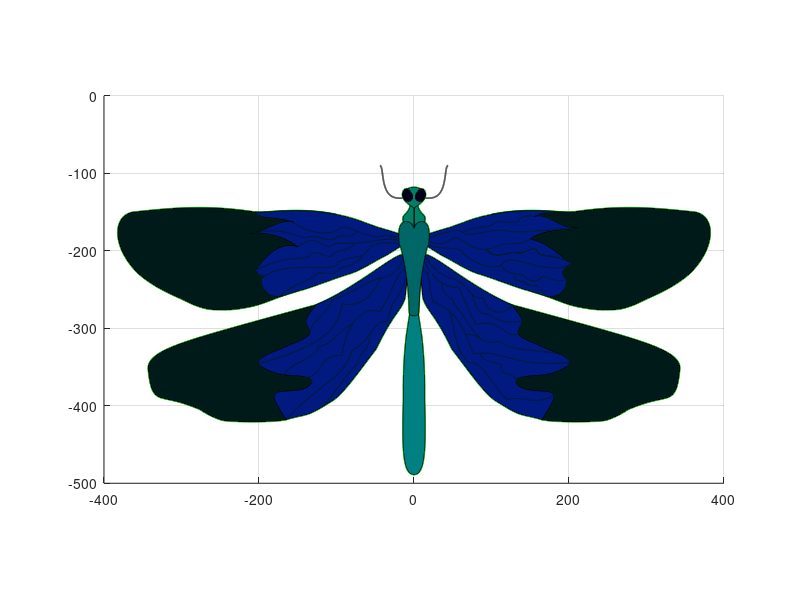

Recreate this plot in MATLAB.
    function desen() 
    hold on
    axis([-400 400 -500 0])
    axis equal
    grid on
    t = 0:0.001:1;

%==========================================================================
%========================= Coordonate Colorare ============================
%==========================================================================

                              spate = [;];
                              cap = [;];
                              ochi1 = [;];
                              ochi2 = [;];
                              arip1 = [;];
                              arip11 = [;];
                              arip1s = [;];
                              arip11s = [;];
                              gatd = [;];
                              gats = [;];
                              arip2 = [;];
                              arip22 = [;];
                              coada = [;];

%==========================================================================
%================== Curbe de tip G0 si G1 + Bezier Grad 3 =================
%==========================================================================

B0=(1-t).^3;
B1=3.*(1-t).^2.*t;
B2=3.*(1-t).*t.^2;
B3=t.^3;
B=[B0;B1;B2;B3];

%==========================================================================
%=========================== Curba de tip G1 ==============================
%==========================================================================

    function bazele(puncte)
        i=1;
        nr=1;
        while nr<=3
            hold on;
            x=puncte(:,i:i+3)*B;
            plot(x(1,:),x(2,:),'Color',[0,0.1,0.1]);
            nr=nr+1;
            i=i+3;
        end     
    end

%==========================================================================
%=========================== Curba de tip G0 ==============================
%==========================================================================

    function bazele2(puncte)
        n=length(puncte);
        np=(n-1)/3;
        i=1;
        nr=1;
        while nr<=np
            %plot(puncte(1,i:i+3), puncte(2,i:i+3),'kx-');
            f=puncte(:, i: i +3)*B; 
            plot(f(1, :), f(2, :), 'Color',[0,0.1,0.1] );
            nr=nr+1;
            i=i+3;
        end
    end

%==========================================================================
%======================= Curba Bezier - Gradul 3 ==========================
%==========================================================================

    function bezier3(vector)
        f = vector * B;  
        plot(f(1, :), f(2, :), 'g', 'LineWidth', 1.2) 
    end

%==========================================================================
%======================= Curba Bezier - Gradul 4 ==========================
%==========================================================================

B04 = power((1 - t), 4);
B14 = 4.*t.* power((1 - t), 3);
B24 = 6 .* power(t, 2) .* power((1 - t), 2);
B34 = 4 .* power(t, 3) .* ( 1 - t);
B44 = power(t, 4);
BG4 = [B04; B14; B24; B34; B44];

    function bezier4(vector)
        f = vector * BG4;  
        plot(f(1, :), f(2, :), 'g', 'LineWidth', 1.2)
    end

%==========================================================================
%======================= Curba Bezier - Gradul 5 ==========================
%==========================================================================

B05 = power(1 - t, 5);
B15 = 5.*t.* power((1 - t), 4);
B25 = 10.*power(t, 2) .* power(1 - t, 3);
B35 = 10.*power(t, 3) .* power(1 - t, 2);
B45 = 5 .* (1 - t) .* power(t, 4);
B55 = power(t, 5);
BG5 = [B05; B15; B25; B35; B45; B55];

    function bezier5(vector)
        f = vector * BG5;  
        plot(f(1, :), f(2, :), 'g', 'LineWidth', 1.2)
    end

%==========================================================================
%========================== Parte Gat Dreapta =============================
%==========================================================================

gatd = [0;-141.434];

b = [ 5   8   16   14 ; -141.434  -155  -151  -162] ;
bezier3(b)
gatd = [gatd, [f(1,:);f(2,:)]];

b = [ 14   8   25   0 ; -162  -199  -199  -181] ;
bezier3(b)
gatd = [gatd, [f(1,:);f(2,:)]];


%==========================================================================
%============================ Aripa 1 Dreapta =============================
%==========================================================================

b = [ 101   150   192   205 ; -153  -143  -152  -150] ;
bezier3(b)
arip1 = [arip1,[ f(1,:); f(2,:)]];

b = [ 205   265   305   361 ; -150  -141  -144  -150] ;
bezier3(b)
arip1 = [arip1,[ f(1,:); f(2,:)]];

b = [ 361   388   391   360 ; -150  -153  -191  -225] ;
bezier3(b)
arip1 = [arip1,[ f(1,:); f(2,:)]];

b = [ 360  350   330   307 ; -225  -236  -249  -259] ;
bezier3(b)
arip1 = [arip1,[ f(1,:); f(2,:)]];

b = [ 307   293   276   256 ; -259  -265  -276  -276] ;
bezier3(b)
arip1 = [arip1,[ f(1,:); f(2,:)]];

b = [ 256   237   236   210 ; -276  -276  -277  -272] ;
bezier3(b)
arip1 = [arip1,[ f(1,:); f(2,:)]];

b = [ 210   192   170   150 ; -272  -268  -257  -252] ;
bezier3(b)
arip1 = [arip1,[ f(1,:); f(2,:)]];


%==========================================================================
%====================== Model Aripa 1 Dreapta =============================
%==========================================================================

b = [ 0   10   8   46 ; -182  -182  -181  -170] ;
bezier3(b)
arip11 = [f(1,:); f(2,:)];

b = [ 46   72   76   101 ; -170  -161  -158  -153] ;
bezier3(b)
arip11 = [arip11,[ f(1,:); f(2,:)]];

b = [ 101   150   192   205 ; -153  -143  -152  -150] ;
bezier3(b)
arip11 = [arip11,[ f(1,:); f(2,:)]];

b = [ 205   200   179   155 ; -150  -155  -145  -156] ;
bezier3(b)
arip11 = [arip11,[ f(1,:); f(2,:)]];

b = [ 155   174   190   212 ; -156  -150  -174  -170] ;
bezier3(b)
arip11 = [arip11,[ f(1,:); f(2,:)]];

b = [ 212   199   170   150 ; -170  -175  -170  -185] ;
bezier3(b)
arip11 = [arip11,[ f(1,:); f(2,:)]];

b = [ 150   179   200   205 ; -185  -190  -220  -215] ;
bezier3(b)
arip11 = [arip11,[ f(1,:); f(2,:)]];

b = [ 205   200   184   196 ; -215  -220  -226  -235] ;
bezier3(b)
arip11 = [arip11,[ f(1,:); f(2,:)]];

b = [ 196   200   190   169 ; -235  -244  -264  -258] ;
bezier3(b)
arip11 = [arip11,[ f(1,:); f(2,:)]];

b = [ 169   169   169   150 ; -258  -258  -258  -252] ;
bezier3(b)
arip11 = [arip11,[ f(1,:); f(2,:)]];

b = [150 136 104 84 ; -252 -249 -236 -230 ] ;
bezier3(b)
arip11 = [arip11,[ f(1,:); f(2,:)]];

b = [ 84 70 52 38 ; -230 -226 -214 -207] ;
bezier3(b)
arip11 = [arip11,[ f(1,:); f(2,:)]];

b = [ 38 25 9 10 ; -207 -200 -187 -194] ;
bezier3(b)
arip11 = [arip11,[ f(1,:); f(2,:)]];

%==========================================================================
%============================ Aripa 2 Dreapta =============================
%==========================================================================

arip2 = [20;-210];

b = [ 165 181 205 243 250 ; -418 -421 -421 -421 -418] ;
bezier4(b)
arip2 = [arip2,[ f(1,:);f(2,:)]];

b = [ 250 259 279 268 283 ; -418 -415 -405 -408 -402] ;
bezier4(b)
arip2 = [arip2,[ f(1,:);f(2,:)]];

b = [ 283 314 330 339 343 ; -402 -390 -389 -397 -352] ;
bezier4(b)
arip2 = [arip2,[ f(1,:);f(2,:)]];

b = [ 343 344 287 220 127 ; -352 -326 -315 -295 -270] ;
bezier4(b)
arip2 = [arip2,[ f(1,:);f(2,:)]];

%==========================================================================
%====================== Model Aripa 2 Dreapta =============================
%==========================================================================

arip22 = [9;-235];

b = [ 11 14 28 43 49 ; -258 -277 -280 -316 -327] ;
bezier4(b)
arip22 = [arip22,[ f(1,:); f(2,:)]];

b = [ 49 60 79 93 106 ; -327 -341 -367 -386 -394] ;
bezier4(b)
arip22 = [arip22,[ f(1,:); f(2,:)]];

b = [ 106 132 134 150 165 ; -394 -410 -412 -413 -418] ;
bezier4(b)
arip22 = [arip22,[ f(1,:); f(2,:)]];

b = [ 165 189 194 141 132 ; -418 -380 -374 -390 -370] ;
bezier4(b)
arip22 = [arip22,[ f(1,:); f(2,:)]];

b = [ 132 128 145 166 196 ; -370 -365 -355 -369 -350] ;
bezier4(b)
arip22 = [arip22,[ f(1,:); f(2,:)]];

b = [ 196 208 199 175 160 ; -350 -345 -333 -330 -321] ;
bezier4(b)
arip22 = [arip22,[ f(1,:); f(2,:)]];

b = [ 160 100 165 134 127 ; -321 -300 -300 -284 -270] ;
bezier4(b)
arip22 = [arip22,[ f(1,:); f(2,:)]];

b = [ 127 103 54 16 10 ; -270 -260 -234 -194 -207] ;
bezier4(b)
arip22 = [arip22,[ f(1,:); f(2,:)]];

%==========================================================================
%============================= Coada Dreapta ==============================
%==========================================================================                             

coada = [5.5;-282];

b = [ 10 5 -1.6 -4 -10; -207 -231 -255 -270 -310] ;
bezier4(b)
coada = [coada,[f(1,:);f(2,:)]];

b = [ -10 -13 -15 -13 -14; -310 -335 -371 -386 -400] ;
bezier4(b)
coada = [coada,[ f(1,:);f(2,:)]];

b = [ -14 -15 -15 -10 0; -400 -440 -477 -488 -489] ;
bezier4(b)
coada = [coada,[ f(1,:);f(2,:)]];

%==========================================================================
%=========================== Parte Cap Dreapta ============================
%==========================================================================

b = [ 0 13 21 13 0; -145 -136 -130 -118 -118] ;
bezier4(b)
cap = [f(1,:);f(2,:)];

%==========================================================================
%============================ Antena Dreapta ==============================
%==========================================================================

b = [ 13.692 29 44 38 44; -132 -133 -132 -90 -90] ;
f = b * BG4;  
plot(f(1, :), f(2, :), 'k', 'LineWidth', 1.2)

%==========================================================================
%============================ Ochi Dreapta ================================
%==========================================================================

b = [ 8.44875 3 -4 3 10 13.15 ; -120.1 -123 -135 -137 -139 -133.1] ;
bezier5(b)
ochi1 = [f(1,:);f(2,:)];

b = [ 13.15 15 16.5 15 10 8.44875 ; -133.1 -130 -127 -120 -119 -120.1] ;
bezier5(b)
ochi1 = [ochi1,[f(1,:);f(2,:)]];

%==========================================================================
%===================== Spatele Libelula Dreapta ===========================
%==========================================================================

b = [ 0 4 22 19 22 17 ; -171 -155 -165 -160 -190 -196] ;
bezier5(b)
spate = [f(1,:);f(2,:)];

b = [ 17 15 5 4 11.5 0 ; -196 -205 -240 -285 -283 -284] ;
bezier5(b)
spate = [spate,[f(1,:);f(2,:)]];

%==========================================================================
%========================= Gat Partea Stanga ==============================
%==========================================================================

gats = [0;-141.434];

b = [ -5   -8   -16   -14 ; -141.434  -155  -151  -162] ;
bezier3(b)
gats = [gats,[ f(1,:); f(2,:)]];

b = [ -14   -8   -25   0 ; -162  -199  -199  -181] ;
bezier3(b)
gats = [gats,[ f(1,:); f(2,:)]];

%==========================================================================
%=========================== Aripa 1 Stanga ===============================
%==========================================================================

b = [ -101   -150   -192   -205 ; -153  -143  -152  -150] ;
bezier3(b)
arip11s = [arip11s,[ f(1,:); f(2,:)]];

b = [ -205   -265   -305   -361 ; -150  -141  -144  -150] ;
bezier3(b)
arip11s = [arip11s,[ f(1,:); f(2,:)]];

b = [ -361   -388   -391   -360 ; -150  -153  -191  -225] ;
bezier3(b)
arip11s = [arip11s,[ f(1,:); f(2,:)]];

b = [ -360  -350   -330   -307 ; -225  -236  -249  -259] ;
bezier3(b)
arip11s = [arip11s,[ f(1,:); f(2,:)]];

b = [ -307   -293   -276   -256 ; -259  -265  -276  -276] ;
bezier3(b)
arip11s = [arip11s,[ f(1,:); f(2,:)]];

b = [ -256   -237   -236   -210 ; -276  -276  -277  -272] ;
bezier3(b)
arip11s = [arip11s,[ f(1,:); f(2,:)]];

b = [ -210   -192   -170   -150 ; -272  -268  -257  -252] ;
bezier3(b)
arip11s = [arip11s,[ f(1,:); f(2,:)]];

%==========================================================================
%======================== Model Aripa 1 Stanga ============================
%==========================================================================

b = [ 0   -10  -8   -46 ; -182  -182  -181  -170] ;
bezier3(b)
arip1s = [f(1,:);f(2,:)];

b = [ -46  -72   -76   -101 ; -170  -161  -158  -153] ;
bezier3(b)
arip1s = [arip1s,[f(1,:);f(2,:)]];

b = [ -101   -150   -192   -205 ; -153  -143  -152  -150] ;
bezier3(b)
arip1s = [arip1s,[f(1,:);f(2,:)]];

b = [ -205   -200   -179   -155 ; -150  -160  -155  -163] ;
bezier3(b)
arip1s = [arip1s,[f(1,:);f(2,:)]];

b = [ -155   -174   -190   -212 ; -163  -159  -174  -178] ;
bezier3(b)
arip1s = [arip1s,[f(1,:);f(2,:)]];

b = [ -212   -199   -170   -150 ; -178  -175  -179  -195] ;
bezier3(b)
arip1s = [arip1s,[f(1,:);f(2,:)]];

b = [ -150   -179   -200   -205 ; -195  -185  -220  -225] ;
bezier3(b)
arip1s = [arip1s,[f(1,:);f(2,:)]];

b = [ -205   -196   -184   -196 ; -225  -240  -226  -235] ;
bezier3(b)
arip1s = [arip1s,[f(1,:);f(2,:)]];

b = [ -196   -200   -190   -169 ; -235  -244  -264  -258] ;
bezier3(b)
arip1s = [arip1s,[f(1,:);f(2,:)]];

b = [ -169   -169   -169   -150 ; -258  -258  -258  -252] ;
bezier3(b)
arip1s = [arip1s,[f(1,:);f(2,:)]];

b = [-150 -136 -104 -84 ; -252 -249 -236 -230 ] ;
bezier3(b)
arip1s = [arip1s,[f(1,:);f(2,:)]];

b = [ -84 -70 -52 -38 ; -230 -226 -214 -207] ;
bezier3(b)
arip1s = [arip1s,[f(1,:);f(2,:)]];

b = [ -38 -25 -9 -10 ; -207 -200 -187 -194] ;
bezier3(b)
arip1s = [arip1s,[f(1,:);f(2,:)]];

%==========================================================================
%=========================== Aripa 2 Stanga ===============================
%==========================================================================

arip2 = [arip2, [0;-228]];

b = [ -165 -181 -205 -243 -250 ; -418 -421 -421 -421 -418] ;
bezier4(b)
arip2 = [arip2, [f(1,:); f(2,:)]];

b = [ -250 -259 -279 -268 -283 ; -418 -415 -405 -408 -402] ;
bezier4(b)
arip2 = [arip2, [f(1,:); f(2,:)]];

b = [ -283 -314 -330 -339 -343 ; -402 -390 -389 -397 -352] ;
bezier4(b)
arip2 = [arip2, [f(1,:); f(2,:)]];

b = [ -343 -344 -287 -220 -127 ; -352 -326 -315 -295 -270] ;
bezier4(b)
arip2 = [arip2, [f(1,:); f(2,:)]];

%==========================================================================
%======================= Model Aripa 2 Stanga =============================
%==========================================================================

arip22 = [arip22, [-9;-236]];

b = [ -11 -14 -28 -43 -49 ; -258 -277 -280 -316 -327] ;
bezier4(b)
arip22 = [arip22, [f(1,:);f(2,:)]];

b = [ -49 -60 -79 -93 -106 ; -327 -341 -367 -386 -394] ;
bezier4(b)
arip22 = [arip22, [f(1,:);f(2,:)]];

b = [ -106 -132 -134 -150 -165 ; -394 -410 -412 -413 -418] ;
bezier4(b)
arip22 = [arip22, [f(1,:);f(2,:)]];

b = [ -165 -189 -194 -141 -132 ; -418 -380 -374 -390 -370] ;
bezier4(b)
arip22 = [arip22, [f(1,:);f(2,:)]];

b = [ -132 -128 -145 -166 -196 ; -370 -365 -355 -369 -350] ;
bezier4(b)
arip22 = [arip22, [f(1,:);f(2,:)]];

b = [ -196 -208 -199 -175 -160 ; -350 -345 -333 -330 -321] ;
bezier4(b)
arip22 = [arip22, [f(1,:);f(2,:)]];

b = [ -160 -100 -165 -134 -127 ; -321 -300 -300 -284 -270] ;
bezier4(b)
arip22 = [arip22, [f(1,:);f(2,:)]];

b = [ -127 -103 -54 -16 -10 ; -270 -260 -234 -194 -207] ;
bezier4(b)
arip22 = [arip22, [f(1,:);f(2,:)]];

%==========================================================================
%============================ Coada Stanga ================================
%==========================================================================

b = [ 0 10 15 15 14; -489 -488 -477 -440 -400] ;
bezier4(b)
coada = [coada, [f(1,:); f(2,:)]];

b = [ 14 13 15 13 10; -400 -386 -371 -335 -310] ;
bezier4(b)
coada = [coada, [f(1,:); f(2,:)]];

b = [ 10 4 1.6 -5 -10; -310 -270 -255 -231 -207] ;
bezier4(b)
coada = [coada, [f(1,:); f(2,:)]];

%==========================================================================
%========================= Partea Cap Stanga ==============================
%==========================================================================

b = [ 0 -13 -21 -13 0; -118 -118 -130 -136 -145] ;
bezier4(b)
cap = [cap,[f(1,:);f(2,:)]];

%==========================================================================
%============================ Antena Stanga ===============================
%==========================================================================

b = [ -13.692 -29 -44 -38 -44; -132 -133 -132 -90 -90] ;
f = b * BG4;  
plot(f(1, :), f(2, :), 'k', 'LineWidth', 1.2)

%==========================================================================
%============================= Ochi Stanga ================================
%==========================================================================

b = [ -8.44875 -3 4 -3 -10 -13.15 ; -120.1 -123 -135 -137 -139 -133.1] ;
bezier5(b)
ochi2 = [f(1,:);f(2,:)];

b = [ -13.15 -15 -16.5 -15 -10 -8.44875 ; -133.1 -130 -127 -120 -119 -120.1] ;
bezier5(b)
ochi2 = [ochi2,[f(1,:);f(2,:)]];

%==========================================================================
%====================== Spatele Libelula Stanga ===========================
%==========================================================================

b = [ 0 -11.5 -4 -5 -15 -17 ; -284 -283 -285 -240 -205 -196] ;
bezier5(b)
spate = [spate, [f(1,:);f(2,:)]];

b = [ -17 -22 -19 -22 -4 0 ; -196 -190 -160 -165 -155 -171] ;
bezier5(b)
spate = [spate, [f(1,:);f(2,:)]];

%==========================================================================
%========================= Colorare Aripa 1 Dreapta =======================
%==========================================================================
            fill(arip1(1,:), arip1(2,:), [0,0.1,0.1]);
            fill(arip11(1,:), arip11(2,:), [0,0.1,0.5]);

%==========================================================================
%========================= Colorare Aripa 1 Stanga ========================
%==========================================================================
            fill(arip11s(1,:), arip11s(2,:), [0,0.1,0.1]);
            fill(arip1s(1,:), arip1s(2,:), [0,0.1,0.5]);

%==========================================================================
%=========================== Colorare Aripi Jos ===========================
%==========================================================================
            fill(arip2(1,:), arip2(2,:), [0,0.1,0.1]);
            fill(arip22(1,:), arip22(2,:), [0,0.1,0.5]);

%==========================================================================
%============================== Colorare Gat ==============================
%==========================================================================
            fill(gatd(1,:),gatd(2,:),[0,0.5,0.4]);
            fill(gats(1,:), gats(2,:), [0,0.5,0.4]);

%==========================================================================
%============================= Colorare Coada =============================
%==========================================================================
            fill(coada(1,:),coada(2,:),[0,0.5,0.5]);

%==========================================================================
%============================= Colorare Spate =============================
%==========================================================================
            fill(spate(1,:), spate(2,:), [0,0.4,0.4]);

%==========================================================================
%============================== Colorare Cap ==============================
%==========================================================================
            fill(cap(1,:), cap(2,:), [0,0.5,0.4]);

%==========================================================================
%============================= Colorare Ochi ==============================
%==========================================================================
            fill(ochi1(1,:), ochi1(2,:), [0,0,0.1]);
            fill(ochi2(1,:), ochi2(2,:), [0,0,0.1]);      
            
%==========================================================================
%====================== Nervuri Aripa 1 Dreapta (G1) ======================
%==========================================================================

    punct = [19.65   31.8471   56.8153   63.6943   70.5732  101.6561  118.4713  135.2866  190.2166  211.4;
        -183.7 -178.5987 -169.4268 -176.8153 -184.2038 -169.9363 -174.2675 -178.5987 -170.7643 -170.2];
    bazele(punct)

    punct = [19.33   43.0658   48.1624   58.3555   68.5486   83.8382  103.7147  123.5913  132.2554  150.0933;
        -187.8 -197.9614 -178.0848 -184.4555 -190.8262 -204.0772 -195.1583 -186.2393 -196.4324 -184.7104];
    bazele(punct)

    punct = [18.55   36.4331   56.3057   62.9299   69.5541  103.6943  115.6688  127.6433  173.5032  204.5860;
        -192.3 -201.0191 -192.3567 -202.2930 -212.2293 -229.5541 -215.5414 -201.5287 -235.6688 -215.7962];
    bazele(punct)
    
    punct = [63.4395   73.6306   94.5223  102.4204  110.3185  131.7197  135.7962  139.8726  155.6688  155.1;
        -176.5605 -166.8790 -172.4841 -165.0955 -157.7070 -168.4076 -160.2548 -152.1019 -155.6688 -156];
    bazele(punct)
    
    punct = [113  118.0452  136.7331  144.5197  152.3064  162.2732  165.0764  167.8796  184.6987  197.7803;
        -217.9 -233.9102 -225.8121 -234.5331 -243.2541 -237.0248 -233.5987 -230.1726 -244.5000 -235.7790];
    bazele(punct)
    
    punct = [93.5032  103.6943  127.1338  133.2484  139.3631  154.6497  158.7261  162.8025  177.5796  203.5669;
        -197.9618 -213.7580 -198.9809 -202.5478 -206.1146 -191.3376 -200.5096 -209.6815 -202.5478 -215.7962];
    bazele(punct)
    
    punct = [93.5032  103.6943  127.1338  133.2484  139.3631  154.6497  158.7261  162.8025  177.5796  203.5669;
        -197.9618 -213.7580 -198.9809 -202.5478 -206.1146 -191.3376 -200.5096 -209.6815 -202.5478 -215.7962];
    bazele(punct)
    
    punct = [128.1782  129.7071  140.4099  144.2323  148.0547  161.8154  160.2864  158.7575  166.4988  169;
        -229.0503 -243.3207 -236.6951 -241.7917 -246.8882 -242.8110 -247.6527 -252.4944 -248.4172 -258];
    bazele(punct)
    
%==========================================================================
%====================== Nervuri Aripa 1 Stanga (G1) =======================
%==========================================================================
    
    punct = [-19.6178  -24.2038  -31.3376  -44.3312  -57.3248  -89.4268  -97.5796 -105.7325 -139.8726 -156.1783;
        -180.1274 -185.7325 -177.5796 -181.6561 -185.7325 -162.8025 -171.9745 -181.1465 -177.5796 -162.2930];
    bazele(punct)
    
    punct = [-18.5987  -31.3376  -57.3248  -60.8917  -64.4586  -92.9936  -99.1083 -105.2229 -161.7834 -191.8471;
        -191.8471 -186.7516 -190.3185 -200.7643 -211.2102 -206.1146 -217.3248 -228.5350 -212.7389 -232.1019];
    bazele(punct)
    
    punct = [-19.1121  -40.0079  -62.4327  -88.1703 -113.9078 -101.1665 -115.6916 -130.2168 -130.7264 -150.603;
        -186.2393 -182.1621 -191.3359 -190.3166 -189.2972 -198.4710 -192.3552 -186.2393 -182.6717 -194.9035];
    bazele(punct)
    
    punct = [-73.1210  -83.8217  -94.0127 -101.4013 -108.7898 -125.6051 -136.5605 -147.5159 -162.8025 -207.6433;
        -175.0318 -186.2420 -177.0701 -183.6943 -190.3185 -178.0892 -182.4204 -186.7516 -167.3885 -177.0701];
    bazele(punct)
    
    punct = [-76.7030  -81.7996 -101.1665 -105.2437 -109.3209 -125.6299 -133.7844 -141.9389 -159.2671 -204.6264;
        -190.3166 -201.0193 -197.9614 -205.6062 -213.2510 -195.9228 -205.3514 -214.7800 -202.5483 -224.9731];
    bazele(punct)
    
    punct = [-65.4906  -75.6837  -91.9927  -98.8730 -105.7534 -123.5913 -126.3944 -129.1975 -169.9699 -172.0085;
        -205.6062 -221.4055 -218.3476 -225.9924 -233.6372 -224.9731 -230.5793 -236.1855 -249.9462 -259.1200];
    bazele(punct)
    
%==========================================================================
%===================== Nervuri Aripa 2 Dreapta (G0) =======================
%==========================================================================
    
    punct = [13.41   20.4964   37.3758   57.4703   64.7043   68.7232   80.7799  109.7160  116.9501  135.2;
        -211.9 -230.8240 -249.3110 -246.8996 -260.5639 -276.6395 -295.1265 -286.2849 -312.8096 -307.8];
    bazele2(punct)    
    
    punct = [11.15   22.1040   18.0851   24.5153   62.2930   64.7043   76.7610  112.1274  132.2219  200.8;
        -224.2 -225.1976 -247.7034 -265.3866 -282.2660 -306.3794 -332.9042 -327.2777 -351.3911 -344.1];
    bazele2(punct) 
    
    punct = [14.44   21.3002   33.3569   53.4514   73.5459   71.9384   89.6215   94.4442  117.7539  127;
        -207 -219.5711 -233.2354 -236.4505 -248.5072 -261.3677 -261.3677 -282.2660 -284.6773 -270];
    bazele2(punct) 
    
    punct = [45.16   55.1064   48.7357   70.3961   90.1452   94.6047  120.7245  139.8365  157.0374  180.3;
        -277.8 -303.5138 -320.0775 -344.2861 -341.7379 -367.8577 -392.0663 -386.3327 -400.9852 -386.5];
    bazele2(punct) 
    
    punct = [66.61   84.7988   89.6215  109.7160  136.2408  155.5315  189.1;
        -308.2 -306.3794 -323.2588 -316.8285 -332.9042 -325.6701 -333.7];
    bazele2(punct)
    
    punct = [85.59   87.2102   98.4631  112.9312  109.7160  131.4181  132.1;
        -332.1 -344.1571 -340.9420 -347.3722 -362.6440 -357.0176 -366.8];
    bazele2(punct)
    
    punct = [36.42   34.1607   51.8438   51.8438   68.7232   70.3308   86.77;
        -241.8 -260.5639 -258.1526 -269.4055 -287.8924 -299.1454 -313.9];
    bazele2(punct)
    
    punct = [75.2   78.3686   87.2102   95.2480  104.0896  125.7917  139.1;
        -256.2 -273.4244 -283.8735 -281.4622 -288.6962 -296.7340 -289.7];
    bazele2(punct)
    
%==========================================================================
%===================== Nervuri Aripa 2 Stanga (G0) ========================
%==========================================================================

    punct = [-14.13  -16.4775  -30.9456  -43.0023  -53.4514  -66.3119  -92.8367  -97.6593 -129.8106 -200.6;
        -208.4 -221.9824 -236.4505 -234.8429 -257.3488 -272.6206 -268.6017 -307.1832 -325.6701 -345.9];
    bazele2(punct) 
    
    punct = [-11.38  -26.1229  -27.7304  -44.6098  -62.2930  -88.0140  -92.8367 -123.3803 -115.3425 -137.4;
        -222.8 -232.4316 -256.5450 -279.0509 -270.2093 -291.1076 -335.3155 -333.7079 -357.8213 -363.5];
    bazele2(punct) 
    
    punct = [-9.941  -15.6737  -29.3380  -34.1607  -55.0590  -54.2552  -79.9762  -87.2102 -127.3992 -165;
        -232.1 -259.7601 -261.3677 -291.1076 -290.3038 -316.8285 -328.0815 -362.6440 -375.5045 -418];
    bazele2(punct) 
    
    punct = [-43  -69.5270  -77.5648 -104.8934 -112.1274 -130.6143 -134.3;
        -234.8 -243.6845 -254.9374 -262.9752 -280.6584 -289.5000 -304.4];
    bazele2(punct) 
    
    punct = [-79.77  -98.4631 -104.8934 -123.3803 -127.3992 -157.1391 -168;
        -295.2 -302.3605 -321.6512 -323.2588 -340.9420 -341.7457 -360];
    bazele2(punct)
    
    punct = [-57.6  -54.9625  -72.0382  -72.0382  -84.8450  -91.2484 -119.2;
        -308.4 -327.9204 -330.0548 -344.9961 -356.7357 -369.5424 -402.1];
    bazele2(punct)
    
end